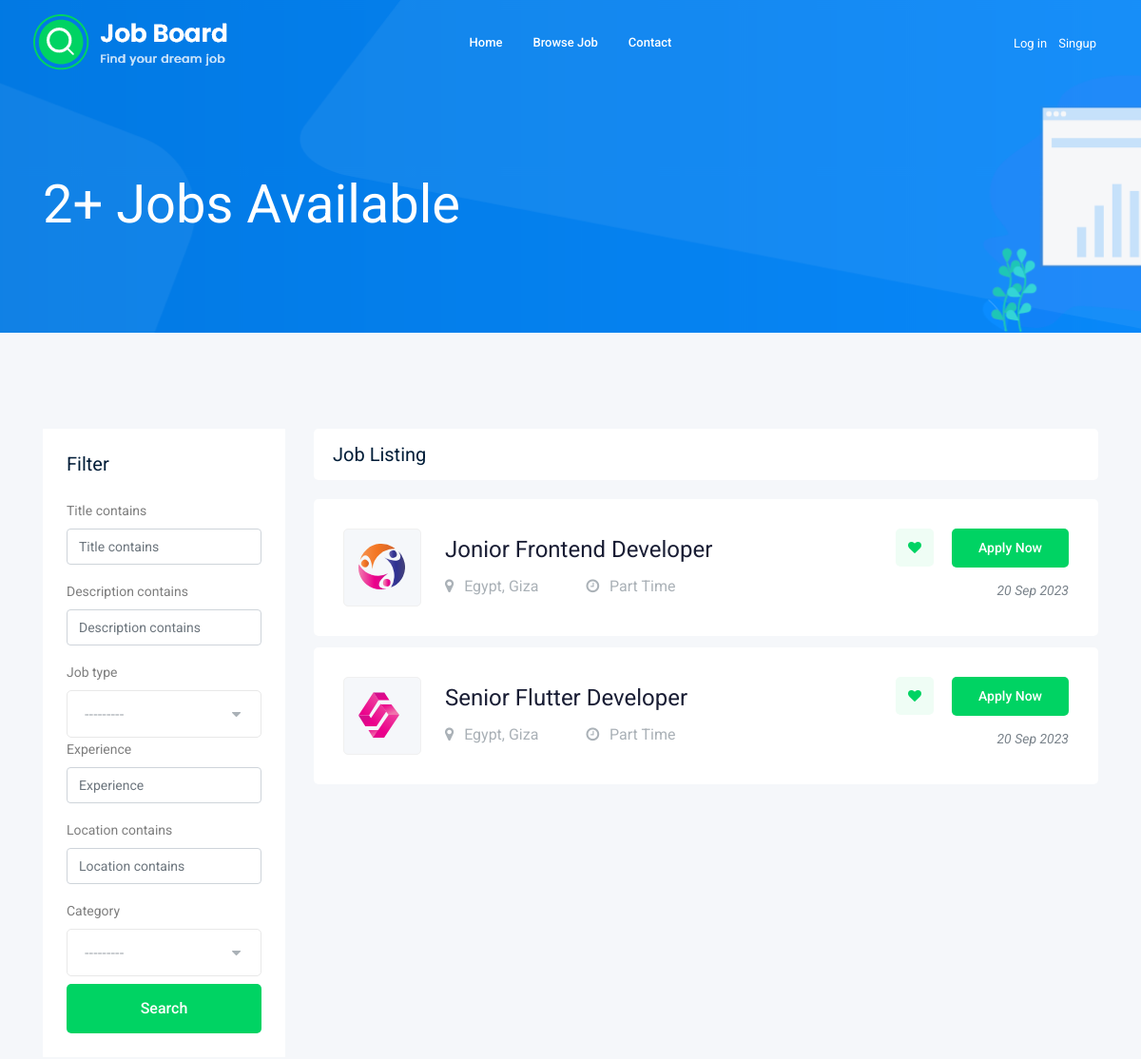
The app's page /jobs/ (upper part), older data.
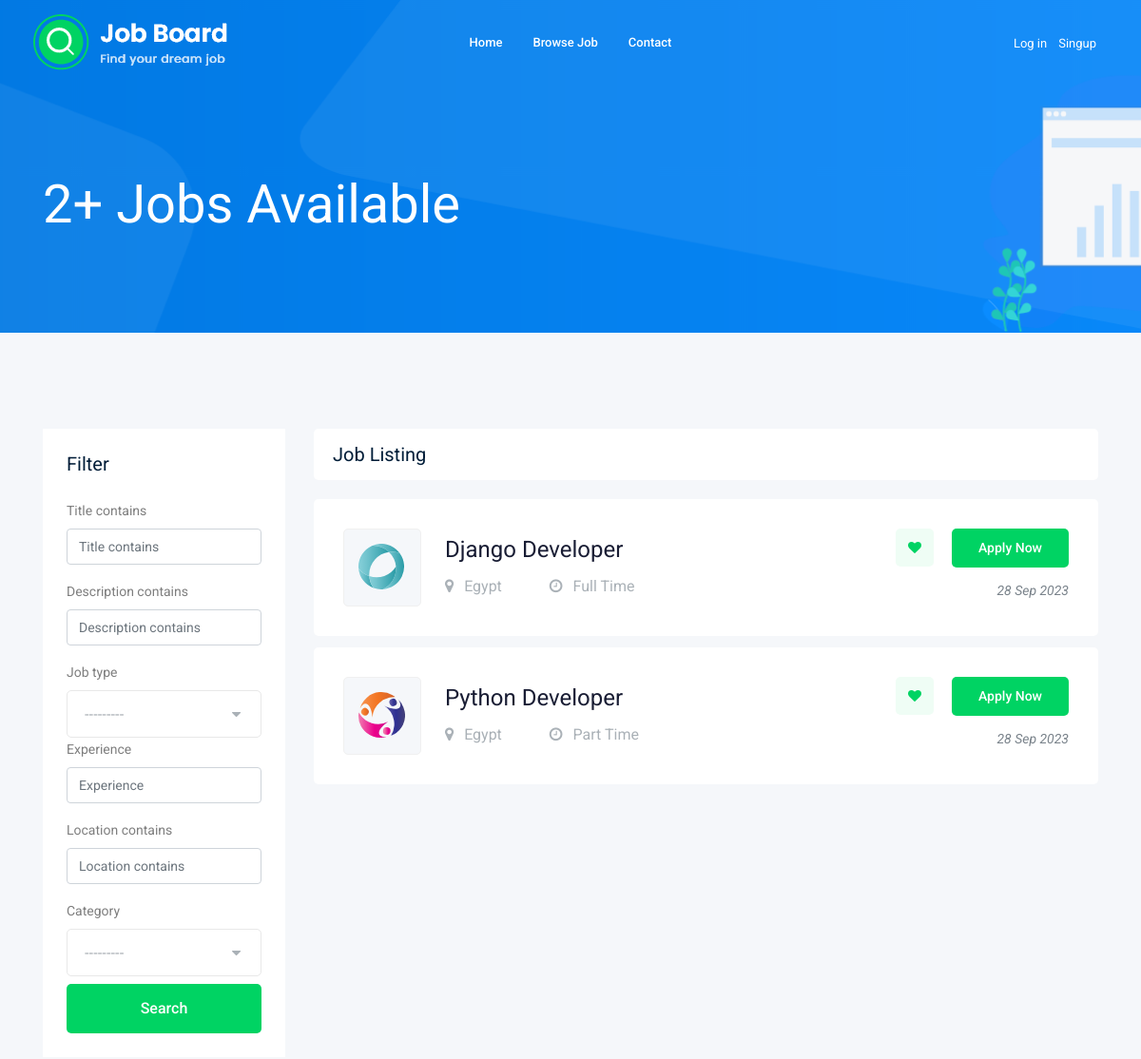
The same page, newer data.
### job/models.py (models this page shows, shortened)
class Job(models.Model):
    title = models.CharField(max_length=50)
    description = models.TextField(max_length=2000)
    job_type = models.CharField(max_length=20, choices=JOB_TYPE_CHOICES)
    vacancy = models.PositiveIntegerField(default=1, validators=[MinValueValidator(1), MaxValueValidator(10)])
    salary = models.PositiveIntegerField(default=100, validators=[MinValueValidator(100), MaxValueValidator(100000)])
    experience = models.PositiveIntegerField(default=1, validators=[MinValueValidator(1), MaxValueValidator(50)])
    location = models.CharField(max_length=100, default='Egypt')
    image = models.FileField(upload_to=job_image_upload, default='none')
    published_at = models.DateTimeField(auto_now=True)
    category = models.ForeignKey(Category, related_name='job_category', on_delete=models.CASCADE)
    owner = models.ForeignKey(User, related_name='job_owner', on_delete=models.CASCADE)
    class Meta:
        db_table = 'job'

### job/views.py (the view)
# urls.py: path('', views.jobs, name='jobs'),
def jobs(request):
    job_list = Job.objects.all()
    jobs_count = job_list.count()
    filter = JobFilter(request.GET, queryset=job_list)
    job_list = filter.qs
    paginator = Paginator(job_list, 3)
    page_number = request.GET.get('page')
    page_obj = paginator.get_page(page_number)
    context = {'jobs_count': jobs_count, 'jobs': page_obj, 'filters': filter}
    if request.user.is_staff:
        return render(request, 'jobs_dashboard.html', context)
    else:
        return render(request, 'jobs.html', context)

### job/models.py (called while the page is built)
    def __str__(self) -> str:
        return self.name

### job/templates/jobs.html (shortened to what this page needs)
{% extends "base.html" %}
{% load bootstrap5 %}
{% block content %}
    <div class="bradcam_area bradcam_bg_1">
        <div class="container">
            <div class="row">
                <div class="col-xl-12">
                    <div class="bradcam_text">
                        <h3>{{jobs_count}}+ Jobs Available</h3>
                    </div>
                </div>
            </div>
        </div>
    </div>
    <div class="job_listing_area plus_padding">
        <div class="container">
            <div class="row">
                <div class="col-lg-3">
                    <div class="job_filter white-bg">
                        <div class="form_inner white-bg">
                            <h3>Filter</h3>
                            <form method="GET">
                                {% bootstrap_form filters.form %}
                                <input type="submit" value="Search" class="boxed-btn3 w-100 mt-2">
                            </form>
                        </div>
                    </div>
                </div>
                <div class="col-lg-9">
                    <div class="recent_joblist_wrap">
                        <div class="recent_joblist white-bg ">
                            <div class="row align-items-center">
                                <div class="col-md-6">
                                    <h4>Job Listing</h4>
                                </div>
                            </div>
                        </div>
                    </div>
                    <div class="job_lists m-0">
                        <div class="row">
                            {% for job in jobs %}
                            <div class="col-lg-12 col-md-12">
                                <div class="single_jobs white-bg d-flex justify-content-between">
                                    <div class="jobs_left d-flex align-items-center">
                                        <div class="thumb">
                                            <img src={{job.image.url}} alt="">
                                        </div>
                                        <div class="jobs_conetent">
                                            <a href="{% url 'jobs:job_details' job.id %}"><h4>{{job.title}}</h4></a>
                                            <div class="links_locat d-flex align-items-center">
                                                <div class="location">
                                                    <p> <i class="fa fa-map-marker"></i> {{job.location}}</p>
                                                </div>
                                                <div class="location">
                                                    <p> <i class="fa fa-clock-o"></i> {{job.job_type}}</p>
                                                </div>
                                            </div>
                                        </div>
                                    </div>
                                    <div class="jobs_right">
                                        <div class="apply_now">
                                            <a class="heart_mark" href="#"> <i class="fa fa-heart"></i> </a>
                                            <a href="{% url 'jobs:job_details' job.id %}" class="boxed-btn3">Apply Now</a>
                                        </div>
                                        <div class="date">
                                            <p>{{job.published_at|date:'d M o'}}</p>
                                        </div>
                                    </div>
                                </div>
                            </div>
                            {% endfor %}
                        </div>
                    </div>
                </div>
            </div>
        </div>
    </div>
{% endblock content %}

### templates/base.html (shortened to what this page needs)
{% load static %}
<!doctype html>
<html class="no-js" lang="zxx">
<head>
    <link rel="stylesheet" href="{% static 'css/bootstrap.min.css' %}">
    <link rel="stylesheet" href="{% static 'css/owl.carousel.min.css' %}">
    <link rel="stylesheet" href="{% static 'css/magnific-popup.css' %}">
    <link rel="stylesheet" href="{% static 'css/font-awesome.min.css' %}">
    <link rel="stylesheet" href="{% static 'css/themify-icons.css' %}">
    <link rel="stylesheet" href="{% static 'css/nice-select.css' %}">
    <link rel="stylesheet" href="{% static 'css/flaticon.css' %}">
    <link rel="stylesheet" href="{% static 'css/gijgo.css' %}">
    <link rel="stylesheet" href="{% static 'css/animate.min.css' %}">
    <link rel="stylesheet" href="{% static 'css/slicknav.css' %}">
    <link rel="stylesheet" href="{% static 'css/style.css' %}">
</head>
<body>
    <header>
        <div class="header-area ">
            <div id="sticky-header" class="main-header-area">
                <div class="container-fluid ">
                    <div class="header_bottom_border">
                        <div class="row align-items-center">
                            <div class="col-xl-3 col-lg-2">
                                <div class="logo">
                                    <a href="/">
                                        <img src="{% static 'img/logo.png' %}" alt="">
                                    </a>
                                </div>
                            </div>
                            <div class="col-xl-6 col-lg-7">
                                <div class="main-menu  d-none d-lg-block">
                                    <nav>
                                        <ul id="navigation">
                                            <li><a href="/">home</a></li>
                                            <li><a href="{% url 'jobs:jobs' %}">Browse Job</a></li>
                                            <li><a href="{% url 'contacts:contact' %}">Contact</a></li>
                                        </ul>
                                    </nav>
                                </div>
                            </div>
                            <div class="col-xl-3 col-lg-3 d-none d-lg-block">
                                <div class="Appointment">
                                    {% if request.user.is_authenticated %}
                                        <div class="phone_num d-none d-xl-block">
                                            <a href="{% url 'accounts:profile' %}">Profile</a>
                                        </div>
                                        <div class="phone_num d-none d-xl-block">
                                            <a href="{% url 'logout' %}">Log out</a>
                                        </div>
                                    {% else %}
                                        <div class="phone_num d-none d-xl-block">
                                            <a href="{% url 'login' %}">Log in</a>
                                        </div>
                                        <div class="phone_num d-none d-xl-block">
                                            <a href="{% url 'accounts:signup' %}">Singup</a>
                                        </div>
                                    {% endif %}
                                </div>
                            </div>
                            <div class="col-12">
                            </div>
                        </div>
                    </div>
                </div>
            </div>
        </div>
    </header>
    {% block content %}
    {% endblock content %}
</body>
</html>

Row changes from the older to the newer data that the page shows:
removed Job: image (picture), title "Jonior Frontend Developer", location "Egypt, Giza", job_type "Part Time", published_at "20 Sep 2023"
removed Job: image (picture), title "Senior Flutter Developer", location "Egypt, Giza", job_type "Part Time", published_at "20 Sep 2023"
added Job: image (picture), title "Django Developer", location "Egypt", job_type "Full Time", published_at "28 Sep 2023"
added Job: image (picture), title "Python Developer", location "Egypt", job_type "Part Time", published_at "28 Sep 2023"
